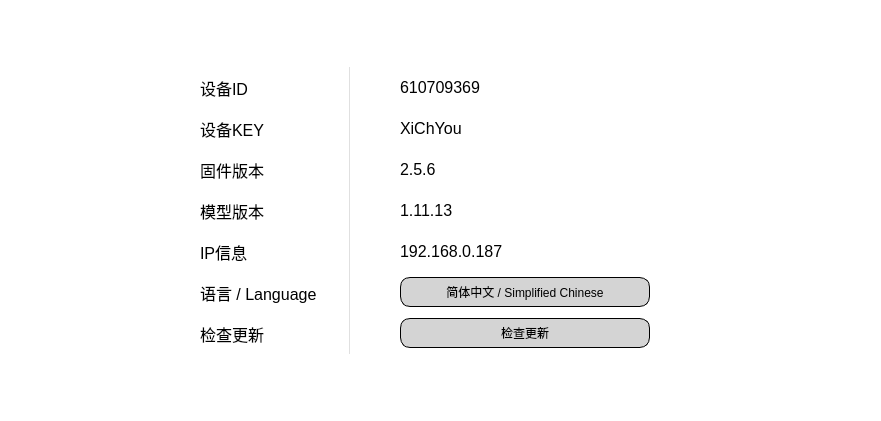
      <widget class="QWidget" name="systemManagement" native="true">
       <property name="geometry">
        <rect>
         <x>0</x>
         <y>0</y>
         <width>881</width>
         <height>421</height>
        </rect>
       </property>
       <property name="sizePolicy">
        <sizepolicy hsizetype="Expanding" vsizetype="Expanding">
         <horstretch>0</horstretch>
         <verstretch>0</verstretch>
        </sizepolicy>
       </property>
       <property name="minimumSize">
        <size>
         <width>881</width>
         <height>421</height>
        </size>
       </property>
       <property name="styleSheet">
        <string notr="true">background-color: rgb(255, 255, 255);</string>
       </property>
       <layout class="QGridLayout" name="gridLayout_6">
        <property name="leftMargin">
         <number>200</number>
        </property>
        <property name="topMargin">
         <number>0</number>
        </property>
        <property name="rightMargin">
         <number>0</number>
        </property>
        <property name="bottomMargin">
         <number>0</number>
        </property>
        <property name="horizontalSpacing">
         <number>50</number>
        </property>
        <property name="verticalSpacing">
         <number>0</number>
        </property>
        <item row="2" column="0">
         <widget class="QLabel" name="label_15">
          <property name="sizePolicy">
           <sizepolicy hsizetype="Expanding" vsizetype="Expanding">
            <horstretch>0</horstretch>
            <verstretch>0</verstretch>
           </sizepolicy>
          </property>
          <property name="maximumSize">
           <size>
            <width>150</width>
            <height>16777215</height>
           </size>
          </property>
          <property name="font">
           <font>
            <pointsize>12</pointsize>
           </font>
          </property>
          <property name="styleSheet">
           <string notr="true">border-right: 1px solid #e0e0e0;</string>
          </property>
          <property name="text">
           <string>设备KEY</string>
          </property>
         </widget>
        </item>
        <item row="5" column="0">
         <widget class="QLabel" name="label_17">
          <property name="sizePolicy">
           <sizepolicy hsizetype="Expanding" vsizetype="Expanding">
            <horstretch>0</horstretch>
            <verstretch>0</verstretch>
           </sizepolicy>
          </property>
          <property name="maximumSize">
           <size>
            <width>150</width>
            <height>16777215</height>
           </size>
          </property>
          <property name="font">
           <font>
            <pointsize>12</pointsize>
           </font>
          </property>
          <property name="styleSheet">
           <string notr="true">border-right: 1px solid #e0e0e0;</string>
          </property>
          <property name="text">
           <string>IP信息</string>
          </property>
         </widget>
        </item>
        <item row="6" column="0">
         <widget class="QLabel" name="label_2">
          <property name="sizePolicy">
           <sizepolicy hsizetype="Expanding" vsizetype="Expanding">
            <horstretch>0</horstretch>
            <verstretch>0</verstretch>
           </sizepolicy>
          </property>
          <property name="maximumSize">
           <size>
            <width>150</width>
            <height>16777215</height>
           </size>
          </property>
          <property name="font">
           <font>
            <pointsize>12</pointsize>
           </font>
          </property>
          <property name="styleSheet">
           <string notr="true">border-right: 1px solid #e0e0e0;</string>
          </property>
          <property name="text">
           <string>语言 / Language</string>
          </property>
         </widget>
        </item>
        <item row="0" column="0" colspan="2">
         <spacer name="verticalSpacer">
          <property name="orientation">
           <enum>Qt::Vertical</enum>
          </property>
          <property name="sizeHint" stdset="0">
           <size>
            <width>724</width>
            <height>67</height>
           </size>
          </property>
         </spacer>
        </item>
        <item row="2" column="1">
         <widget class="QLabel" name="label_18">
          <property name="sizePolicy">
           <sizepolicy hsizetype="Expanding" vsizetype="Expanding">
            <horstretch>0</horstretch>
            <verstretch>0</verstretch>
           </sizepolicy>
          </property>
          <property name="font">
           <font>
            <pointsize>12</pointsize>
           </font>
          </property>
          <property name="text">
           <string>XiChYou</string>
          </property>
         </widget>
        </item>
        <item row="10" column="0" colspan="2">
         <spacer name="verticalSpacer_2">
          <property name="orientation">
           <enum>Qt::Vertical</enum>
          </property>
          <property name="sizeHint" stdset="0">
           <size>
            <width>578</width>
            <height>67</height>
           </size>
          </property>
         </spacer>
        </item>
        <item row="3" column="1">
         <widget class="QLabel" name="label_19">
          <property name="sizePolicy">
           <sizepolicy hsizetype="Expanding" vsizetype="Expanding">
            <horstretch>0</horstretch>
            <verstretch>0</verstretch>
           </sizepolicy>
          </property>
          <property name="font">
           <font>
            <pointsize>12</pointsize>
           </font>
          </property>
          <property name="text">
           <string>2.5.6</string>
          </property>
         </widget>
        </item>
        <item row="6" column="1">
         <widget class="QPushButton" name="languageButton">
          <property name="sizePolicy">
           <sizepolicy hsizetype="Expanding" vsizetype="Expanding">
            <horstretch>0</horstretch>
            <verstretch>0</verstretch>
           </sizepolicy>
          </property>
          <property name="maximumSize">
           <size>
            <width>250</width>
            <height>30</height>
           </size>
          </property>
          <property name="styleSheet">
           <string notr="true">QPushButton {
border: 1px solid black;  /* 浅灰色边框 */
border-radius: 10px;
	background-color: rgb(212, 212, 212);
}
QPushButton:pressed {
    background-color: #e0e0e0;     /* 按下背景更深 */
    border: 1px solid #555555;     /* 按下边框颜色变暗 */
}</string>
          </property>
          <property name="text">
           <string notr="true">简体中文 / Simplified Chinese</string>
          </property>
         </widget>
        </item>
        <item row="4" column="0">
         <widget class="QLabel" name="label_5">
          <property name="sizePolicy">
           <sizepolicy hsizetype="Expanding" vsizetype="Expanding">
            <horstretch>0</horstretch>
            <verstretch>0</verstretch>
           </sizepolicy>
          </property>
          <property name="maximumSize">
           <size>
            <width>150</width>
            <height>16777215</height>
           </size>
          </property>
          <property name="font">
           <font>
            <pointsize>12</pointsize>
           </font>
          </property>
          <property name="styleSheet">
           <string notr="true">border-right: 1px solid #e0e0e0;</string>
          </property>
          <property name="text">
           <string>模型版本</string>
          </property>
         </widget>
        </item>
        <item row="1" column="1">
         <widget class="QLabel" name="label_14">
          <property name="sizePolicy">
           <sizepolicy hsizetype="Expanding" vsizetype="Expanding">
            <horstretch>0</horstretch>
            <verstretch>0</verstretch>
           </sizepolicy>
          </property>
          <property name="font">
           <font>
            <pointsize>12</pointsize>
           </font>
          </property>
          <property name="text">
           <string>610709369</string>
          </property>
         </widget>
        </item>
        <item row="5" column="1">
         <widget class="QLabel" name="label_20">
          <property name="sizePolicy">
           <sizepolicy hsizetype="Expanding" vsizetype="Expanding">
            <horstretch>0</horstretch>
            <verstretch>0</verstretch>
           </sizepolicy>
          </property>
          <property name="font">
           <font>
            <pointsize>12</pointsize>
           </font>
          </property>
          <property name="text">
           <string>192.168.0.187</string>
          </property>
         </widget>
        </item>
        <item row="7" column="1">
         <widget class="QPushButton" name="checkforNew">
          <property name="sizePolicy">
           <sizepolicy hsizetype="Expanding" vsizetype="Expanding">
            <horstretch>0</horstretch>
            <verstretch>0</verstretch>
           </sizepolicy>
          </property>
          <property name="maximumSize">
           <size>
            <width>250</width>
            <height>30</height>
           </size>
          </property>
          <property name="styleSheet">
           <string notr="true">QPushButton {
border: 1px solid black;  /* 浅灰色边框 */
border-radius: 10px;
	background-color: rgb(212, 212, 212);
}
QPushButton:pressed {
    background-color: #e0e0e0;     /* 按下背景更深 */
    border: 1px solid #555555;     /* 按下边框颜色变暗 */
}</string>
          </property>
          <property name="text">
           <string>检查更新</string>
          </property>
         </widget>
        </item>
        <item row="3" column="0">
         <widget class="QLabel" name="label_16">
          <property name="sizePolicy">
           <sizepolicy hsizetype="Expanding" vsizetype="Expanding">
            <horstretch>0</horstretch>
            <verstretch>0</verstretch>
           </sizepolicy>
          </property>
          <property name="maximumSize">
           <size>
            <width>150</width>
            <height>16777215</height>
           </size>
          </property>
          <property name="font">
           <font>
            <pointsize>12</pointsize>
           </font>
          </property>
          <property name="styleSheet">
           <string notr="true">border-right: 1px solid #e0e0e0;</string>
          </property>
          <property name="text">
           <string>固件版本</string>
          </property>
         </widget>
        </item>
        <item row="7" column="0">
         <widget class="QLabel" name="label_23">
          <property name="sizePolicy">
           <sizepolicy hsizetype="Expanding" vsizetype="Expanding">
            <horstretch>0</horstretch>
            <verstretch>0</verstretch>
           </sizepolicy>
          </property>
          <property name="maximumSize">
           <size>
            <width>150</width>
            <height>16777215</height>
           </size>
          </property>
          <property name="font">
           <font>
            <pointsize>12</pointsize>
           </font>
          </property>
          <property name="styleSheet">
           <string notr="true">border-right: 1px solid #e0e0e0;</string>
          </property>
          <property name="text">
           <string>检查更新</string>
          </property>
         </widget>
        </item>
        <item row="4" column="1">
         <widget class="QLabel" name="label_22">
          <property name="sizePolicy">
           <sizepolicy hsizetype="Expanding" vsizetype="Expanding">
            <horstretch>0</horstretch>
            <verstretch>0</verstretch>
           </sizepolicy>
          </property>
          <property name="maximumSize">
           <size>
            <width>150</width>
            <height>16777215</height>
           </size>
          </property>
          <property name="font">
           <font>
            <pointsize>12</pointsize>
           </font>
          </property>
          <property name="text">
           <string>1.11.13</string>
          </property>
         </widget>
        </item>
        <item row="1" column="0">
         <widget class="QLabel" name="label_13">
          <property name="sizePolicy">
           <sizepolicy hsizetype="Expanding" vsizetype="Expanding">
            <horstretch>0</horstretch>
            <verstretch>0</verstretch>
           </sizepolicy>
          </property>
          <property name="maximumSize">
           <size>
            <width>150</width>
            <height>16777215</height>
           </size>
          </property>
          <property name="font">
           <font>
            <pointsize>12</pointsize>
           </font>
          </property>
          <property name="styleSheet">
           <string notr="true">border-right: 1px solid #e0e0e0;</string>
          </property>
          <property name="text">
           <string>设备ID</string>
          </property>
         </widget>
        </item>
       </layout>
      </widget>
